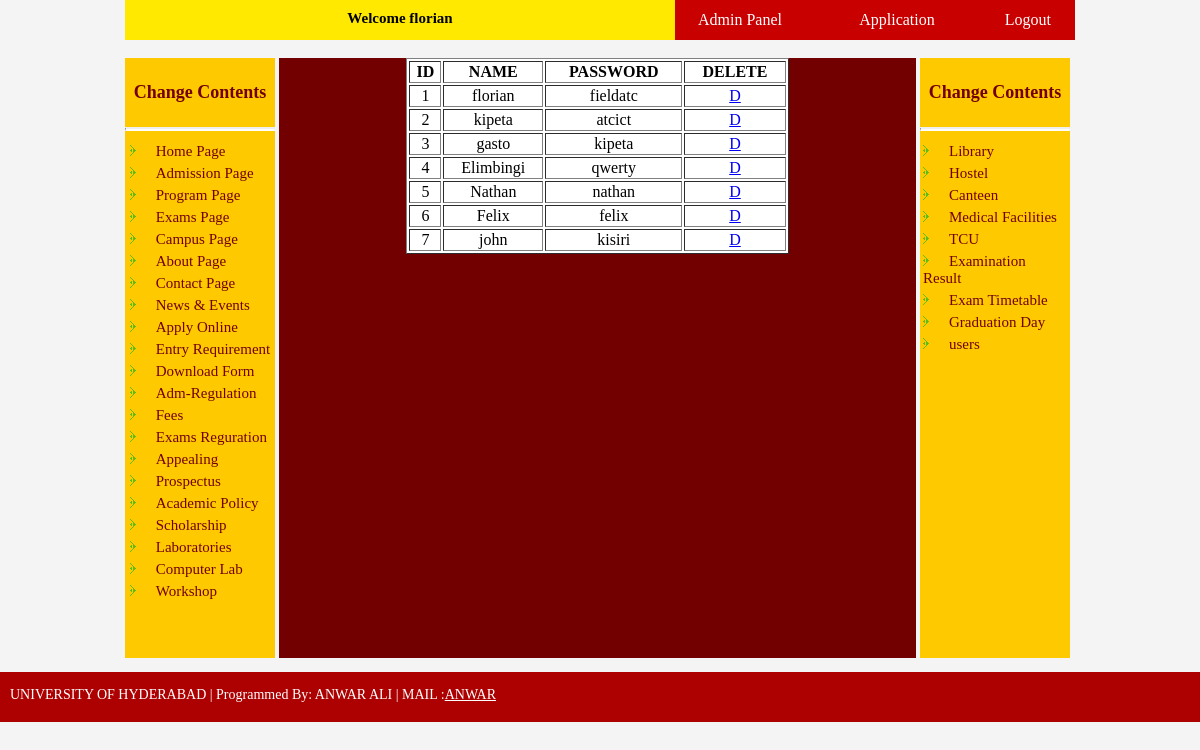
/admin_pages/users.php (signed in), run on the app's committed database.
### tables this page shows
CREATE TABLE IF NOT EXISTS `users` (
  `id` int(10) NOT NULL AUTO_INCREMENT,
  `name` varchar(50) NOT NULL,
  `password` varchar(50) NOT NULL,
  PRIMARY KEY (`id`)
);

### admin_pages/users.php (the view, shortened to what this page needs)
<html>
<head>
	<link rel="stylesheet" type="text/css" href="css/style.css">
</head>
<body>
<?php
include 'after_header.php';
?>
<br>
		<div id="content">
			<div class="left" border="1" style="border-collapse:collapse;">
				<h4 align="center" class="heading">Change Contents</h4><hr>
				<table align="center">
					<tr>
						<td><img src="img/news.png">&nbsp;&nbsp;&nbsp;&nbsp;&nbsp;<a href="home1.php" class="links_left" onclick>Home Page</a></td>
					</tr>
					<tr>
						<td><img src="img/news.png">&nbsp;&nbsp;&nbsp;&nbsp;&nbsp;<a href="admission.php" class="links_left">Admission Page</a></td>
					</tr>
					<tr>
						<td><img src="img/news.png">&nbsp;&nbsp;&nbsp;&nbsp;&nbsp;<a href="programs.php" class="links_left">Program Page</a></td>
					</tr>
					<tr>
						<td><img src="img/news.png">&nbsp;&nbsp;&nbsp;&nbsp;&nbsp;<a href="exams.php" class="links_left">Exams Page</a></td>
					</tr>
					<tr>
						<td><img src="img/news.png">&nbsp;&nbsp;&nbsp;&nbsp;&nbsp;<a href="campus.php" class="links_left">Campus Page</a></td>
					</tr>
					<tr>
						<td><img src="img/news.png">&nbsp;&nbsp;&nbsp;&nbsp;&nbsp;<a href="about.php" class="links_left">About Page</a></td>
					</tr>
					<tr>
						<td><img src="img/news.png">&nbsp;&nbsp;&nbsp;&nbsp;&nbsp;<a href="contact.php" class="links_left">Contact Page</a></td>
					</tr>
					<tr>
						<td><img src="img/news.png">&nbsp;&nbsp;&nbsp;&nbsp;&nbsp;<a href="news.php" class="links_left">News & Events</a></td>
					</tr>
					<tr>
						<td><img src="img/news.png">&nbsp;&nbsp;&nbsp;&nbsp;&nbsp;<a href="apply.php" class="links_left">Apply Online</a></td>
					</tr>
					<tr>
						<td><img src="img/news.png">&nbsp;&nbsp;&nbsp;&nbsp;&nbsp;<a href="entry.php" class="links_left">Entry Requirement</a></td>
					</tr>
					<tr>
						<td><img src="img/news.png">&nbsp;&nbsp;&nbsp;&nbsp;&nbsp;<a href="form.php" class="links_left">Download Form</a></td>
					</tr>
					<tr>
						<td><img src="img/news.png">&nbsp;&nbsp;&nbsp;&nbsp;&nbsp;<a href="adreguration.php" class="links_left">Adm-Regulation</a></td>
					</tr>
					<tr>
						<td><img src="img/news.png">&nbsp;&nbsp;&nbsp;&nbsp;&nbsp;<a href="fees.php" class="links_left">Fees</a></td>
					</tr>
					<tr>
						<td><img src="img/news.png">&nbsp;&nbsp;&nbsp;&nbsp;&nbsp;<a href="exreguration.php" class="links_left">Exams Reguration</a></td>
					</tr>
					<tr>
						<td><img src="img/news.png">&nbsp;&nbsp;&nbsp;&nbsp;&nbsp;<a href="appealing.php" class="links_left">Appealing</a></td>
					</tr>
					<tr>
						<td><img src="img/news.png">&nbsp;&nbsp;&nbsp;&nbsp;&nbsp;<a href="prospectus.php" class="links_left">Prospectus</a></td>
					</tr>
					<tr>
						<td><img src="img/news.png">&nbsp;&nbsp;&nbsp;&nbsp;&nbsp;<a href="policy.php" class="links_left">Academic Policy</a></td>
					</tr>
					<tr>
						<td><img src="img/news.png">&nbsp;&nbsp;&nbsp;&nbsp;&nbsp;<a href="scholarship.php" class="links_left">Scholarship</a></td>
					</tr>
					<tr>
						<td><img src="img/news.png">&nbsp;&nbsp;&nbsp;&nbsp;&nbsp;<a href="laboratories.php" class="links_left">Laboratories</a></td>
					</tr>
					<tr>
						<td><img src="img/news.png">&nbsp;&nbsp;&nbsp;&nbsp;&nbsp;<a href="complab.php" class="links_left">Computer Lab</a></td>
					</tr>
					<tr>
						<td><img src="img/news.png">&nbsp;&nbsp;&nbsp;&nbsp;&nbsp;<a href="workshop.php" class="links_left">Workshop</a></td>
					</tr>
				</table>
			</div>
			<div class="space"></div>
			<div class="center">
				<?php
echo "<table align='center' height='auto' width='60%' bgcolor='white' border='1px solid'style='text-align:center;'>
  	<tr>
  		<th>ID</th>
  		<th>NAME</th>
  		<th>PASSWORD</th>
  		<th>DELETE</th>
  	</tr>";
$result = mysql_query("SELECT * FROM users");
while($row = mysql_fetch_array($result))
  {
  	$id = $row['id'];
  	echo "<tr>"."<td>".$row['id']."</td>"."<td>".$row['name']."</td>"."<td>".$row['password']."</td>"."<td>"."<a href='delete.php?id=".$id."' name='futa'>D</a>"."</td>"."</tr>";
  }
echo "</table>";
?>
			</div>
			<div class="space"></div>
			<div class="right">
				<h4 align="center" class="heading">Change Contents</h4><hr>
				<table align="center">
					<tr>
						<td><img src="img/news.png">&nbsp;&nbsp;&nbsp;&nbsp;&nbsp;<a href="library.php" class="links_left" onclick>Library</a></td>
					</tr>
					<tr>
						<td><img src="img/news.png">&nbsp;&nbsp;&nbsp;&nbsp;&nbsp;<a href="hostel.php" class="links_left">Hostel</a></td>
					</tr>
					<tr>
						<td><img src="img/news.png">&nbsp;&nbsp;&nbsp;&nbsp;&nbsp;<a href="canteen.php" class="links_left">Canteen</a></td>
					</tr>
					<tr>
						<td><img src="img/news.png">&nbsp;&nbsp;&nbsp;&nbsp;&nbsp;<a href="medical.php" class="links_left">Medical Facilities</a></td>
					</tr>
					<tr>
						<td><img src="img/news.png">&nbsp;&nbsp;&nbsp;&nbsp;&nbsp;<a href="tcu.php" class="links_left">TCU</a></td>
					</tr>
					<tr>
						<td><img src="img/news.png">&nbsp;&nbsp;&nbsp;&nbsp;&nbsp;<a href="examresult.php" class="links_left">Examination Result</a></td>
					</tr>
					<tr>
						<td><img src="img/news.png">&nbsp;&nbsp;&nbsp;&nbsp;&nbsp;<a href="examtime.php" class="links_left">Exam Timetable</a></td>
					</tr>
					<tr>
						<td><img src="img/news.png">&nbsp;&nbsp;&nbsp;&nbsp;&nbsp;<a href="graduation.php" class="links_left">Graduation Day</a></td>
					</tr>
					<tr>
						<td><img src="img/news.png">&nbsp;&nbsp;&nbsp;&nbsp;&nbsp;<a href="users.php" class="links_left">users</a></td>
					</tr>
				</table>
			</div>
	</div></div>
	<?php
	include 'footer.php';
	?>
</body>
</html>

### admin_pages/css/style.css (style rules this page uses)
body { margin: 0; padding: 0; background-color: #F4F4F4; }
#content { height: 600px; background-color: ; }
.left { height: 600px; width: 150px; float: left; background-color: #FFC900; }
.center { height: 600px; width: 637px; float: left; background-color: #720000; }
.right { height: 600px; width: 150px; float: left; background-color: #FFC900; }
.space { height: 600px; width: 4px; float: left; }
.heading { font-size: 18px; color: #720000; }
.links_left { text-decoration: none; color: #720000; font-size: 15px; font-family: Franklin Gothic Demi Cond; }
hr { border-top: 2px solid #eeeeee; border-bottom: 2px solid #ffffff; }

### data on the page
users: id "1", name "florian", password "fieldatc"
users: id "2", name "kipeta", password "atcict"
users: id "3", name "gasto", password "kipeta"
users: id "4", name "Elimbingi", password "qwerty"
users: id "5", name "Nathan", password "nathan"
users: id "6", name "Felix", password "felix"
users: id "7", name "john", password "kisiri"

### other printed values
$_SESSION['name'] "florian"
